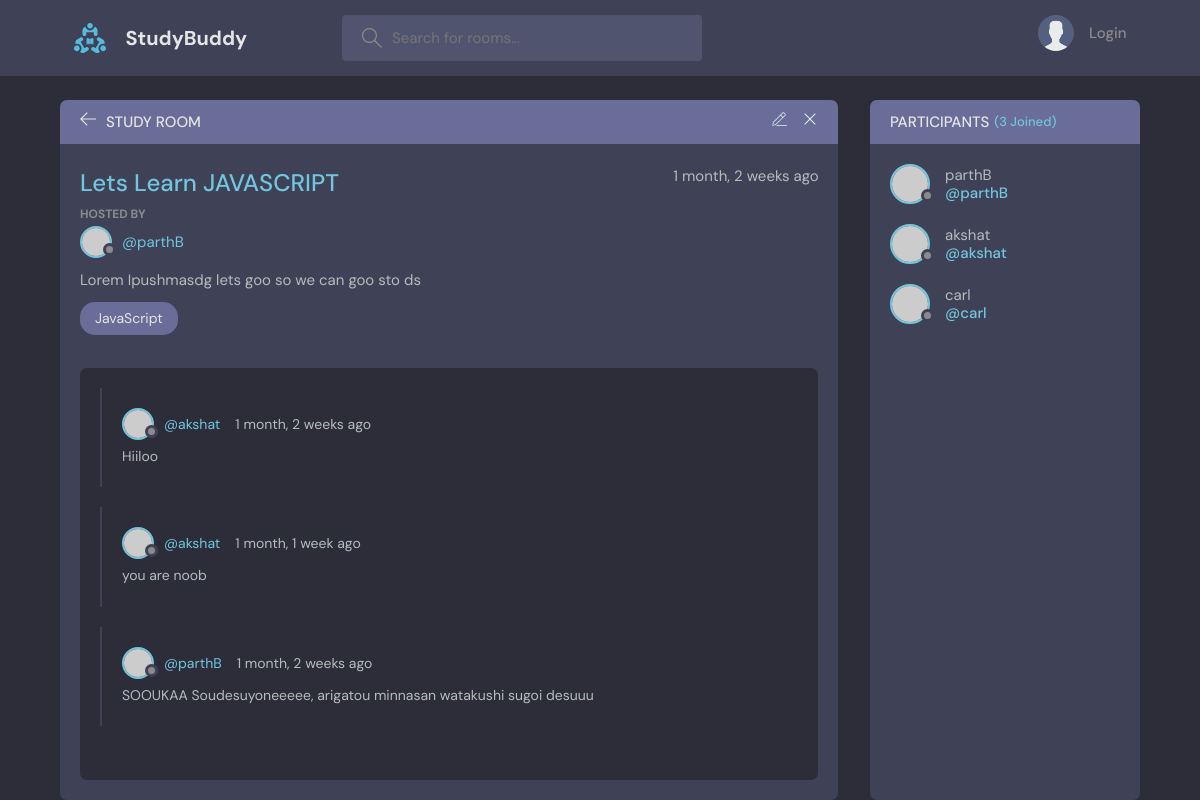
The page /room/1/ on the database its author committed.
### base/models.py (models this page shows, shortened)
class Room(models.Model):
    host = models.ForeignKey(User, on_delete=models.SET_NULL, null=True)
    topic = models.ForeignKey(Topic, on_delete=models.SET_NULL, null=True)
    name = models.CharField(max_length=200)
    description = models.TextField(null=True, blank=True)
    participants = models.ManyToManyField(User, related_name='participants', blank=True)
    updated = models.DateTimeField(auto_now=True)
    created = models.DateTimeField(auto_now_add=True)
    class Meta:
        ordering = ['-updated', '-created']

class Topic(models.Model):
    name = models.CharField(max_length=200)
    def __str__(self):
        return self.name

class Message(models.Model):
    user = models.ForeignKey(User, on_delete=models.CASCADE)
    room = models.ForeignKey(Room, on_delete=models.CASCADE)
    body = models.TextField(null=True, blank=True)
    updated = models.DateTimeField(auto_now=True)
    created = models.DateTimeField(auto_now_add=True)
    class Meta:
        ordering = ['-updated', '-created']

### base/views.py (the view, shortened to what this page needs)
# urls.py: path('room/<str:pk>/', views.room, name='room'),
def room(request, pk):
    room = Room.objects.get(id=pk)
    participants = room.participants.all()
    room_message = room.message_set.all()
    context = {'room':room, 'room_message':room_message, 'participants':participants}
    return render(request, 'base/room.html', context)

### base/templates/base/room.html (shortened to what this page needs)
{% include 'main.html' %} {% block content %}
<main class="profile-page layout layout--2">
  <div class="container">
    <div class="room">
      <div class="room__top">
        <div class="room__topLeft">
          <a href="{% url 'home' %}">
            <svg
              version="1.1"
              xmlns="http://www.w3.org/2000/svg"
              width="32"
              height="32"
              viewBox="0 0 32 32"
            >
              <title>arrow-left</title>
              <path
                d="M13.723 2.286l-13.723 13.714 13.719 13.714 1.616-1.611-10.96-10.96h27.625v-2.286h-27.625l10.965-10.965-1.616-1.607z"
              ></path>
            </svg>
          </a>
          <h3>Study Room</h3>
        </div>
        <div class="room__topRight">
          <a href="{% url 'update-room' room.id%}">
          </a>
          <a href="{% url 'delete-room' room.id%}">
            <svg
              version="1.1"
              xmlns="http://www.w3.org/2000/svg"
              width="32"
              height="32"
              viewBox="0 0 32 32"
            >
              <title>remove</title>
              <path
                d="M27.314 6.019l-1.333-1.333-9.98 9.981-9.981-9.981-1.333 1.333 9.981 9.981-9.981 9.98 1.333 1.333 9.981-9.98 9.98 9.98 1.333-1.333-9.98-9.98 9.98-9.981z"
              ></path>
            </svg>
          </a>
        </div>
      </div>
      <div class="room__box scroll">
        <div class="room__header scroll">
          <div class="room__info">
            <h3>{{room.name}}</h3>
            <span>{{room.created|timesince}} ago</span>
          </div>
          <div class="room__hosted">
            <p>Hosted By</p>
            <a href="{% url 'user-profile' room.host.id %}" class="room__author">
              <div class="avatar avatar--small">
                <img src="https://randomuser.me/api/portraits/men/37.jpg" />
              </div>
              <span>@{{room.host}}</span>
            </a>
          </div>
          <div class="room__details">{{room.description}}</div>
          <span class="room__topics">{{room.topic}}</span>
        </div>
        <div class="room__conversation">
          <div class="threads scroll">
            {% for message in room_message %}
            <div class="thread">
              <div class="thread__top">
                <div class="thread__author">
                  <a href="#" class="thread__authorInfo">
                    <div class="avatar avatar--small">
                      <img
                        src="https://randomuser.me/api/portraits/men/37.jpg"
                      />
                    </div>
                    <span>@{{message.user}}</span>
                  </a>
                  <span class="thread__date"
                    >{{message.created|timesince}} ago</span
                  >
                </div>
              </div>
              <div class="thread__details">
                {{message.body}}
              </div>
            </div>
            {% endfor %}
          </div>
        </div>
      </div>
    </div>
    <div class="participants">
      <h3 class="participants__top">Participants <span>({{room.participants.count}} Joined)</span></h3>
      <div class="participants__list scroll">
        {% for user in participants %}
        <a href="{% url 'user-profile' user.id%}" class="participant">
          <div class="avatar avatar--medium">
            <img src="https://randomuser.me/api/portraits/men/37.jpg" />
          </div>
          <p>
            {{user.username}}
            <span>@{{user.username}}</span>
          </p>
        </a>
        {% endfor %}
      </div>
    </div>
  </div>
</main>
{% endblock content %}

### rows shown on the page
Room: name "Lets Learn JAVASCRIPT", created "1 month, 2 weeks", host "parthB", description "Lorem Ipushmasdg lets goo so we can goo sto ds", topic "JavaScript", participants.count "3"
Message: user "akshat", created "1 month, 2 weeks", body "Hiiloo"
Message: user "akshat", created "1 month, 1 week", body "you are noob"
Message: user "parthB", created "1 month, 2 weeks", body "SOOUKAA Soudesuyoneeeee, arigatou minnasan watakushi sugoi desuuu"

### other values the page prints
{{ user.username }} "parthB"
{{ user.username }} "akshat"
{{ user.username }} "carl"
